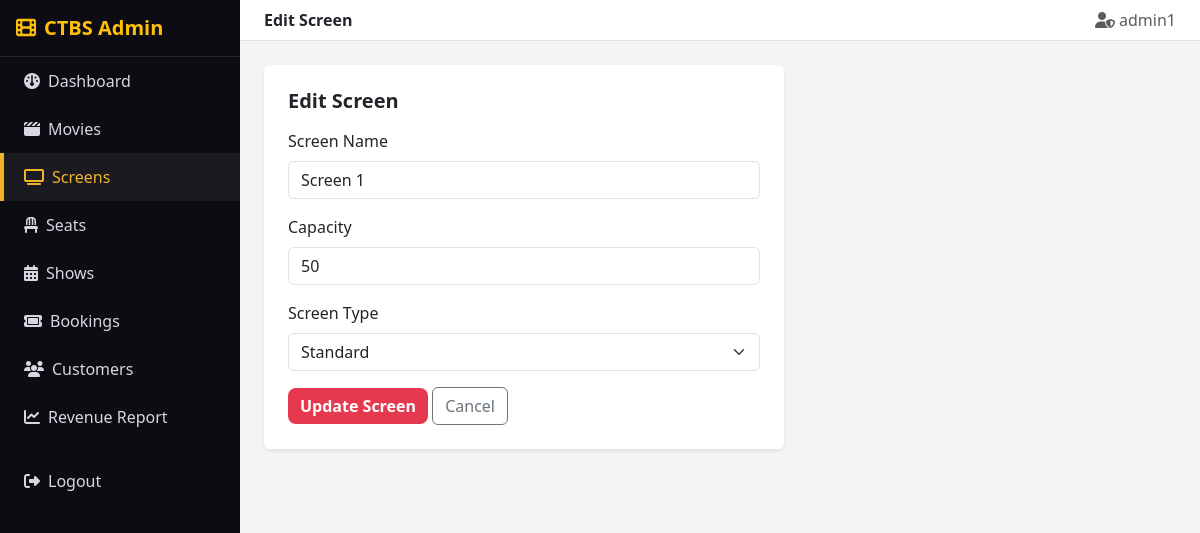
The app's page /admin/screen_edit.php?id=1 (signed in) with its own data.
### tables this page shows
CREATE TABLE Screen (
    screen_id INT PRIMARY KEY AUTO_INCREMENT,
    screen_name VARCHAR(50),
    capacity INT,
    screen_type ENUM('Standard','IMAX','VIP') DEFAULT 'Standard'
);

### includes/auth.php (called while the page is built, shortened)
<?php
function h($str) {
    return htmlspecialchars($str ?? '', ENT_QUOTES, 'UTF-8');
}

### admin/screen_edit.php (the view, shortened to what this page needs)
<?php
require_once '../includes/db.php';
require_once '../includes/auth.php';
$screen_id = isset($_GET['id']) ? (int)$_GET['id'] : 0;
$stmt = mysqli_prepare($conn, "SELECT * FROM Screen WHERE screen_id = ?");
mysqli_stmt_bind_param($stmt, "i", $screen_id);
mysqli_stmt_execute($stmt);
$screen = mysqli_stmt_get_result($stmt)->fetch_assoc();
require_once 'includes/admin_header.php';
?>
<div class="card border-0 shadow-sm" style="max-width:520px;">
  <div class="card-body p-4">
    <h5 class="fw-bold mb-3">Edit Screen</h5>
    <form method="POST" action="screen_edit.php?id=<?php echo (int)$screen_id; ?>">
      <div class="mb-3">
        <label class="form-label">Screen Name</label>
        <input type="text" name="screen_name" class="form-control" required value="<?php echo h($screen['screen_name']); ?>">
      </div>
      <div class="mb-3">
        <label class="form-label">Capacity</label>
        <input type="number" name="capacity" class="form-control" required value="<?php echo h($screen['capacity']); ?>">
      </div>
      <div class="mb-3">
        <label class="form-label">Screen Type</label>
        <select name="screen_type" class="form-select">
          <?php foreach (['Standard','IMAX','VIP'] as $t): ?>
            <option value="<?php echo $t; ?>" <?php echo $screen['screen_type'] === $t ? 'selected' : ''; ?>><?php echo $t; ?></option>
          <?php endforeach; ?>
        </select>
      </div>
      <button type="submit" class="btn btn-cinema">Update Screen</button>
      <a href="screens.php" class="btn btn-outline-secondary">Cancel</a>
    </form>
  </div>
</div>
<?php require_once 'includes/admin_footer.php'; ?>

### css/style.css (style rules this page uses)
:root { --cinema-dark: #15131c; --cinema-darker: #0d0c12; --cinema-red: #e63950; --cinema-gold: #f0b429; --cinema-light: #f4f4f6; --cinema-card: #1f1c29; --cinema-muted: #9b97ad; }
body { background-color: var(--cinema-light); font-family: 'Segoe UI', Roboto, Arial, sans-serif; color: #25232c; }
.btn-cinema { background: var(--cinema-red); color: #fff; border: none; font-weight: 600; border-radius: 8px; }

### records on screen
screen: screen_name "Screen 1", capacity "50", screen_type "Standard"

### other values on screen
$pageTitle "Edit Screen"
$_SESSION['admin_username'] "admin1"
